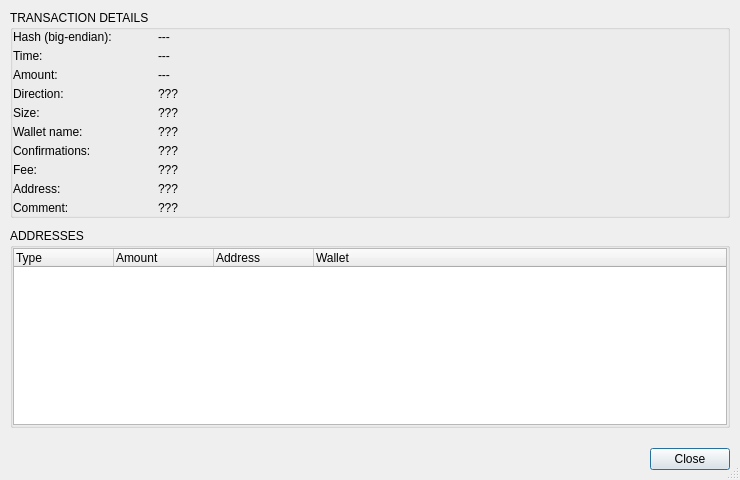
<?xml version="1.0" encoding="UTF-8"?>
<ui version="4.0">
 <class>TransactionDetailDialog</class>
 <widget class="QDialog" name="TransactionDetailDialog">
  <property name="geometry">
   <rect>
    <x>0</x>
    <y>0</y>
    <width>740</width>
    <height>480</height>
   </rect>
  </property>
  <property name="sizePolicy">
   <sizepolicy hsizetype="Expanding" vsizetype="Preferred">
    <horstretch>0</horstretch>
    <verstretch>0</verstretch>
   </sizepolicy>
  </property>
  <property name="minimumSize">
   <size>
    <width>740</width>
    <height>480</height>
   </size>
  </property>
  <property name="windowTitle">
   <string>Transaction Details</string>
  </property>
  <property name="sizeGripEnabled">
   <bool>true</bool>
  </property>
  <layout class="QVBoxLayout" name="verticalLayout">
   <property name="spacing">
    <number>0</number>
   </property>
   <property name="leftMargin">
    <number>0</number>
   </property>
   <property name="topMargin">
    <number>0</number>
   </property>
   <property name="rightMargin">
    <number>0</number>
   </property>
   <property name="bottomMargin">
    <number>0</number>
   </property>
   <item>
    <widget class="QWidget" name="verticalWidget" native="true">
     <property name="minimumSize">
      <size>
       <width>0</width>
       <height>200</height>
      </size>
     </property>
     <layout class="QVBoxLayout" name="verticalLayout_2">
      <property name="spacing">
       <number>10</number>
      </property>
      <property name="leftMargin">
       <number>10</number>
      </property>
      <property name="topMargin">
       <number>10</number>
      </property>
      <property name="rightMargin">
       <number>10</number>
      </property>
      <property name="bottomMargin">
       <number>10</number>
      </property>
      <item>
       <widget class="QGroupBox" name="groupBox">
        <property name="sizePolicy">
         <sizepolicy hsizetype="Expanding" vsizetype="Preferred">
          <horstretch>0</horstretch>
          <verstretch>0</verstretch>
         </sizepolicy>
        </property>
        <property name="maximumSize">
         <size>
          <width>16777215</width>
          <height>16777215</height>
         </size>
        </property>
        <property name="title">
         <string>TRANSACTION DETAILS</string>
        </property>
        <layout class="QFormLayout" name="formLayout">
         <property name="fieldGrowthPolicy">
          <enum>QFormLayout::ExpandingFieldsGrow</enum>
         </property>
         <property name="horizontalSpacing">
          <number>5</number>
         </property>
         <property name="verticalSpacing">
          <number>5</number>
         </property>
         <property name="leftMargin">
          <number>0</number>
         </property>
         <property name="topMargin">
          <number>0</number>
         </property>
         <property name="rightMargin">
          <number>0</number>
         </property>
         <property name="bottomMargin">
          <number>0</number>
         </property>
         <item row="0" column="0">
          <widget class="QLabel" name="label">
           <property name="minimumSize">
            <size>
             <width>140</width>
             <height>0</height>
            </size>
           </property>
           <property name="maximumSize">
            <size>
             <width>140</width>
             <height>16777215</height>
            </size>
           </property>
           <property name="text">
            <string>Hash (big-endian):</string>
           </property>
          </widget>
         </item>
         <item row="0" column="1">
          <widget class="QLabel" name="labelHash">
           <property name="sizePolicy">
            <sizepolicy hsizetype="Expanding" vsizetype="Preferred">
             <horstretch>0</horstretch>
             <verstretch>0</verstretch>
            </sizepolicy>
           </property>
           <property name="text">
            <string>---</string>
           </property>
           <property name="textInteractionFlags">
            <set>Qt::LinksAccessibleByMouse|Qt::TextSelectableByKeyboard|Qt::TextSelectableByMouse</set>
           </property>
           <property name="whiteLabel" stdset="0">
            <bool>true</bool>
           </property>
          </widget>
         </item>
         <item row="1" column="0">
          <widget class="QLabel" name="label_3">
           <property name="minimumSize">
            <size>
             <width>140</width>
             <height>0</height>
            </size>
           </property>
           <property name="maximumSize">
            <size>
             <width>140</width>
             <height>16777215</height>
            </size>
           </property>
           <property name="text">
            <string>Time:</string>
           </property>
          </widget>
         </item>
         <item row="1" column="1">
          <widget class="QLabel" name="labelTime">
           <property name="sizePolicy">
            <sizepolicy hsizetype="Expanding" vsizetype="Preferred">
             <horstretch>0</horstretch>
             <verstretch>0</verstretch>
            </sizepolicy>
           </property>
           <property name="text">
            <string>---</string>
           </property>
           <property name="whiteLabel" stdset="0">
            <bool>true</bool>
           </property>
          </widget>
         </item>
         <item row="2" column="0">
          <widget class="QLabel" name="label_4">
           <property name="minimumSize">
            <size>
             <width>140</width>
             <height>0</height>
            </size>
           </property>
           <property name="maximumSize">
            <size>
             <width>140</width>
             <height>16777215</height>
            </size>
           </property>
           <property name="text">
            <string>Amount:</string>
           </property>
          </widget>
         </item>
         <item row="2" column="1">
          <widget class="QLabel" name="labelAmount">
           <property name="sizePolicy">
            <sizepolicy hsizetype="Expanding" vsizetype="Preferred">
             <horstretch>0</horstretch>
             <verstretch>0</verstretch>
            </sizepolicy>
           </property>
           <property name="text">
            <string>---</string>
           </property>
           <property name="textInteractionFlags">
            <set>Qt::LinksAccessibleByMouse|Qt::TextSelectableByKeyboard|Qt::TextSelectableByMouse</set>
           </property>
           <property name="whiteLabel" stdset="0">
            <bool>true</bool>
           </property>
          </widget>
         </item>
         <item row="3" column="0">
          <widget class="QLabel" name="label_5">
           <property name="minimumSize">
            <size>
             <width>140</width>
             <height>0</height>
            </size>
           </property>
           <property name="maximumSize">
            <size>
             <width>140</width>
             <height>16777215</height>
            </size>
           </property>
           <property name="text">
            <string>Direction:</string>
           </property>
          </widget>
         </item>
         <item row="3" column="1">
          <widget class="QLabel" name="labelDirection">
           <property name="sizePolicy">
            <sizepolicy hsizetype="Expanding" vsizetype="Preferred">
             <horstretch>0</horstretch>
             <verstretch>0</verstretch>
            </sizepolicy>
           </property>
           <property name="text">
            <string>???</string>
           </property>
           <property name="whiteLabel" stdset="0">
            <bool>true</bool>
           </property>
          </widget>
         </item>
         <item row="4" column="0">
          <widget class="QLabel" name="label_2">
           <property name="minimumSize">
            <size>
             <width>140</width>
             <height>0</height>
            </size>
           </property>
           <property name="maximumSize">
            <size>
             <width>140</width>
             <height>16777215</height>
            </size>
           </property>
           <property name="text">
            <string>Size:</string>
           </property>
          </widget>
         </item>
         <item row="5" column="0">
          <widget class="QLabel" name="label_6">
           <property name="minimumSize">
            <size>
             <width>140</width>
             <height>0</height>
            </size>
           </property>
           <property name="maximumSize">
            <size>
             <width>140</width>
             <height>16777215</height>
            </size>
           </property>
           <property name="text">
            <string>Wallet name:</string>
           </property>
          </widget>
         </item>
         <item row="5" column="1">
          <widget class="QLabel" name="labelWalletName">
           <property name="sizePolicy">
            <sizepolicy hsizetype="Expanding" vsizetype="Preferred">
             <horstretch>0</horstretch>
             <verstretch>0</verstretch>
            </sizepolicy>
           </property>
           <property name="text">
            <string>???</string>
           </property>
           <property name="whiteLabel" stdset="0">
            <bool>true</bool>
           </property>
          </widget>
         </item>
         <item row="6" column="0">
          <widget class="QLabel" name="label_7">
           <property name="minimumSize">
            <size>
             <width>140</width>
             <height>0</height>
            </size>
           </property>
           <property name="maximumSize">
            <size>
             <width>140</width>
             <height>16777215</height>
            </size>
           </property>
           <property name="text">
            <string>Confirmations:</string>
           </property>
          </widget>
         </item>
         <item row="6" column="1">
          <widget class="QLabel" name="labelConfirmations">
           <property name="sizePolicy">
            <sizepolicy hsizetype="Expanding" vsizetype="Preferred">
             <horstretch>0</horstretch>
             <verstretch>0</verstretch>
            </sizepolicy>
           </property>
           <property name="text">
            <string>???</string>
           </property>
           <property name="whiteLabel" stdset="0">
            <bool>true</bool>
           </property>
          </widget>
         </item>
         <item row="7" column="0">
          <widget class="QLabel" name="label_8">
           <property name="minimumSize">
            <size>
             <width>140</width>
             <height>0</height>
            </size>
           </property>
           <property name="maximumSize">
            <size>
             <width>140</width>
             <height>16777215</height>
            </size>
           </property>
           <property name="text">
            <string>Fee:</string>
           </property>
          </widget>
         </item>
         <item row="7" column="1">
          <widget class="QLabel" name="labelFee">
           <property name="sizePolicy">
            <sizepolicy hsizetype="Expanding" vsizetype="Preferred">
             <horstretch>0</horstretch>
             <verstretch>0</verstretch>
            </sizepolicy>
           </property>
           <property name="text">
            <string>???</string>
           </property>
           <property name="whiteLabel" stdset="0">
            <bool>true</bool>
           </property>
          </widget>
         </item>
         <item row="8" column="0">
          <widget class="QLabel" name="label_9">
           <property name="minimumSize">
            <size>
             <width>140</width>
             <height>0</height>
            </size>
           </property>
           <property name="maximumSize">
            <size>
             <width>140</width>
             <height>16777215</height>
            </size>
           </property>
           <property name="text">
            <string>Address:</string>
           </property>
          </widget>
         </item>
         <item row="8" column="1">
          <widget class="QLabel" name="labelAddress">
           <property name="sizePolicy">
            <sizepolicy hsizetype="Expanding" vsizetype="Preferred">
             <horstretch>0</horstretch>
             <verstretch>0</verstretch>
            </sizepolicy>
           </property>
           <property name="text">
            <string>???</string>
           </property>
           <property name="textInteractionFlags">
            <set>Qt::LinksAccessibleByMouse|Qt::TextSelectableByKeyboard|Qt::TextSelectableByMouse</set>
           </property>
           <property name="whiteLabel" stdset="0">
            <bool>true</bool>
           </property>
          </widget>
         </item>
         <item row="4" column="1">
          <widget class="QLabel" name="labelSize">
           <property name="sizePolicy">
            <sizepolicy hsizetype="Expanding" vsizetype="Preferred">
             <horstretch>0</horstretch>
             <verstretch>0</verstretch>
            </sizepolicy>
           </property>
           <property name="text">
            <string>???</string>
           </property>
           <property name="whiteLabel" stdset="0">
            <bool>true</bool>
           </property>
          </widget>
         </item>
         <item row="9" column="0">
          <widget class="QLabel" name="label_10">
           <property name="minimumSize">
            <size>
             <width>140</width>
             <height>0</height>
            </size>
           </property>
           <property name="maximumSize">
            <size>
             <width>140</width>
             <height>16777215</height>
            </size>
           </property>
           <property name="text">
            <string>Comment:</string>
           </property>
          </widget>
         </item>
         <item row="9" column="1">
          <widget class="QLabel" name="labelComment">
           <property name="sizePolicy">
            <sizepolicy hsizetype="Expanding" vsizetype="Preferred">
             <horstretch>0</horstretch>
             <verstretch>0</verstretch>
            </sizepolicy>
           </property>
           <property name="text">
            <string>???</string>
           </property>
           <property name="whiteLabel" stdset="0">
            <bool>true</bool>
           </property>
          </widget>
         </item>
        </layout>
       </widget>
      </item>
      <item>
       <widget class="QGroupBox" name="groupBoxAddresses">
        <property name="sizePolicy">
         <sizepolicy hsizetype="Expanding" vsizetype="Preferred">
          <horstretch>0</horstretch>
          <verstretch>0</verstretch>
         </sizepolicy>
        </property>
        <property name="title">
         <string>ADDRESSES</string>
        </property>
        <layout class="QVBoxLayout" name="verticalLayout_3">
         <property name="spacing">
          <number>0</number>
         </property>
         <property name="leftMargin">
          <number>0</number>
         </property>
         <property name="topMargin">
          <number>0</number>
         </property>
         <property name="rightMargin">
          <number>0</number>
         </property>
         <property name="bottomMargin">
          <number>0</number>
         </property>
         <item>
          <widget class="QTreeWidget" name="treeAddresses">
           <property name="alternatingRowColors">
            <bool>true</bool>
           </property>
           <column>
            <property name="text">
             <string>Type</string>
            </property>
           </column>
           <column>
            <property name="text">
             <string>Amount</string>
            </property>
           </column>
           <column>
            <property name="text">
             <string notr="true">Address</string>
            </property>
           </column>
           <column>
            <property name="text">
             <string>Wallet</string>
            </property>
           </column>
          </widget>
         </item>
        </layout>
       </widget>
      </item>
     </layout>
    </widget>
   </item>
   <item>
    <widget class="QWidget" name="horizontalWidget" native="true">
     <property name="buttonBar" stdset="0">
      <bool>true</bool>
     </property>
     <layout class="QHBoxLayout" name="horizontalLayout">
      <property name="spacing">
       <number>10</number>
      </property>
      <property name="leftMargin">
       <number>10</number>
      </property>
      <property name="topMargin">
       <number>10</number>
      </property>
      <property name="rightMargin">
       <number>10</number>
      </property>
      <property name="bottomMargin">
       <number>10</number>
      </property>
      <item>
       <widget class="QDialogButtonBox" name="buttonBox">
        <property name="orientation">
         <enum>Qt::Horizontal</enum>
        </property>
        <property name="standardButtons">
         <set>QDialogButtonBox::Close</set>
        </property>
       </widget>
      </item>
     </layout>
    </widget>
   </item>
  </layout>
 </widget>
 <resources/>
 <connections>
  <connection>
   <sender>buttonBox</sender>
   <signal>rejected()</signal>
   <receiver>TransactionDetailDialog</receiver>
   <slot>reject()</slot>
   <hints>
    <hint type="sourcelabel">
     <x>319</x>
     <y>461</y>
    </hint>
    <hint type="destinationlabel">
     <x>319</x>
     <y>239</y>
    </hint>
   </hints>
  </connection>
  <connection>
   <sender>buttonBox</sender>
   <signal>accepted()</signal>
   <receiver>TransactionDetailDialog</receiver>
   <slot>accept()</slot>
   <hints>
    <hint type="sourcelabel">
     <x>319</x>
     <y>458</y>
    </hint>
    <hint type="destinationlabel">
     <x>319</x>
     <y>239</y>
    </hint>
   </hints>
  </connection>
 </connections>
</ui>
